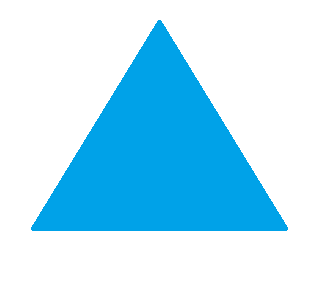
#> input picture images/contour.png, 317 x 285 px, found by its file name
$ python 'moments and centroid.py'
#> lines starting #> are read from the running program, lines starting #| are printed output that depends on the picture; after the words box and inside, x2 and y2 are one past the last pixel; in counts of white or black regions, pixels touching at a corner belong together
import cv2

img = cv2.imread("images/contour.png")
#> img is the input picture: shape (285, 317, 3); mean B, G, R 247.9, 226.4, 176.5

gray = cv2.cvtColor(img, cv2.COLOR_BGR2GRAY)
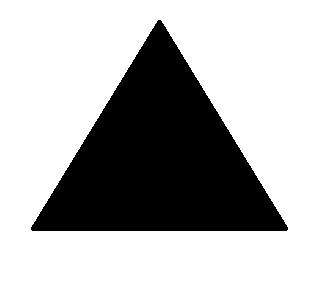
#> gray: shape (285, 317); values 122 (black) and 255 (white), 69.2% white; 1 black region, box (x1, y1, x2, y2) and area: (31, 20, 288, 231) 27811
_,thresh = cv2.threshold(gray, 127, 255, cv2.THRESH_BINARY)

contours,hierarchy = cv2.findContours(thresh, cv2.RETR_EXTERNAL, cv2.CHAIN_APPROX_SIMPLE)
#> contours = [[[0, 0], [0, 284], [316, 284], [316, 0]]]

# [7 lines of commented-out code are left out]
cv2.drawContours(img, contours, -1, (0, 0, 255), 3)
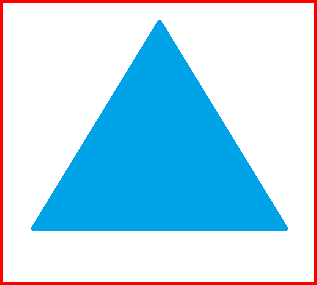
#> img: shape (285, 317, 3); 3.96% of pixels changed, all inside (x1, y1, x2, y2) = (0, 0, 317, 285)

cv2.imshow("img", img)
cv2.waitKey(0)
cv2.destroyAllWindows()
